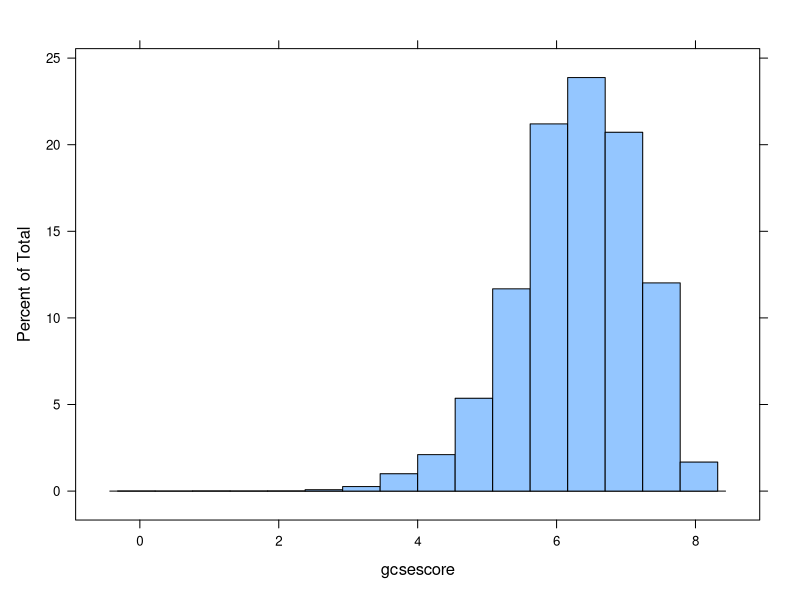
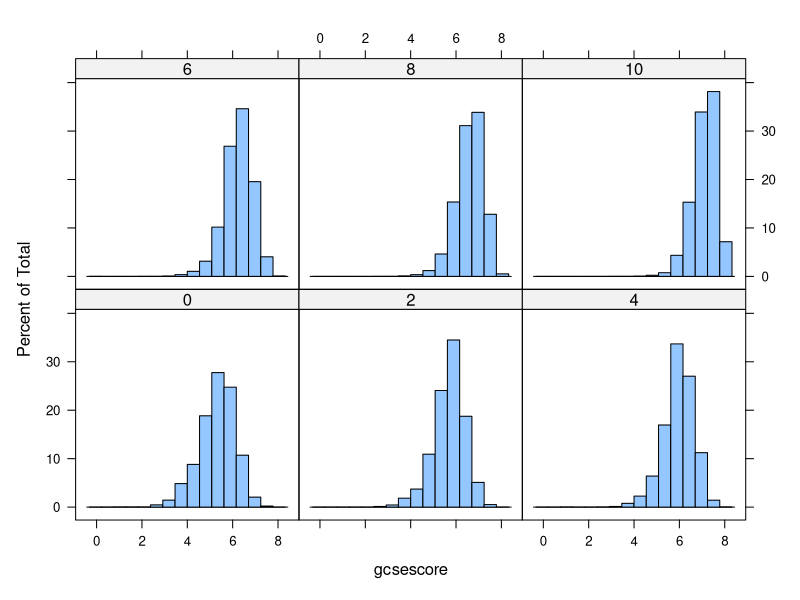
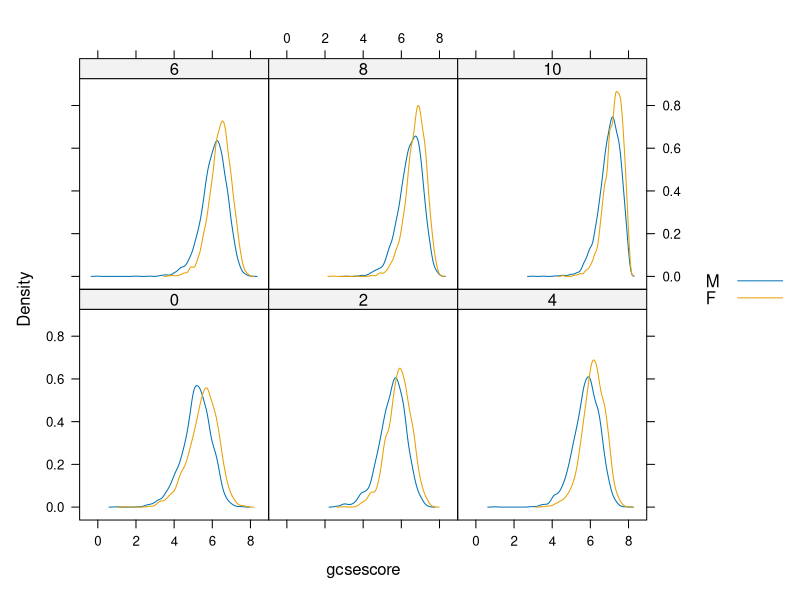
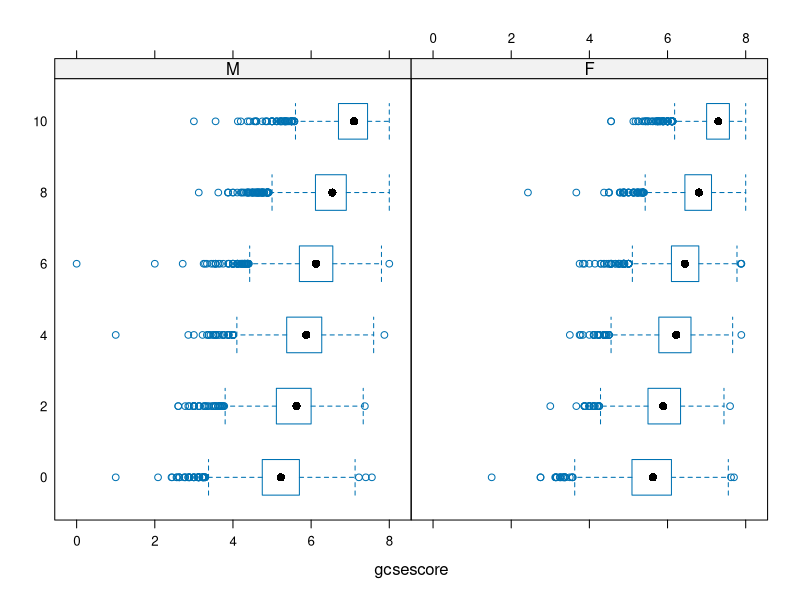
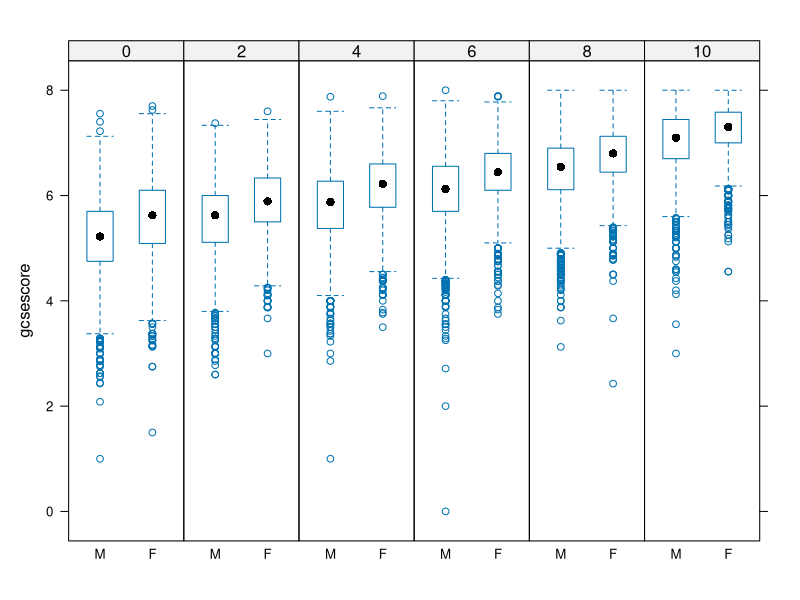
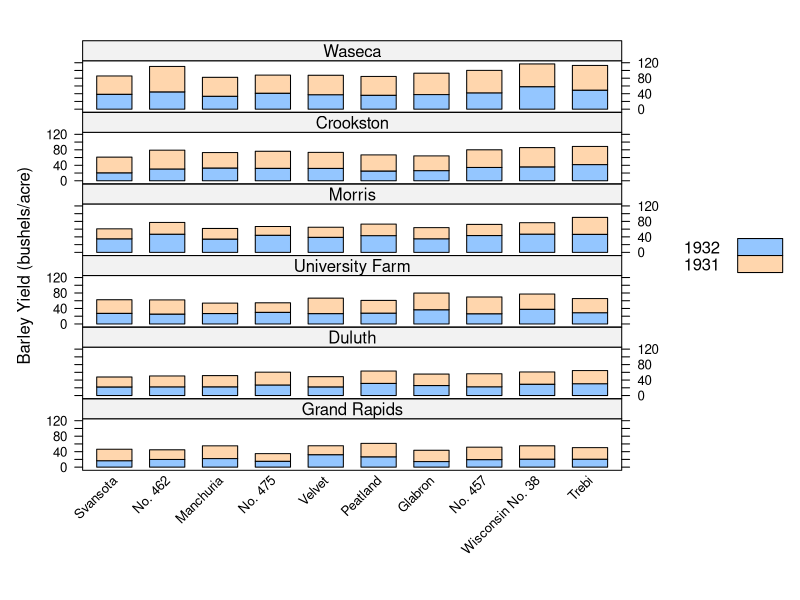
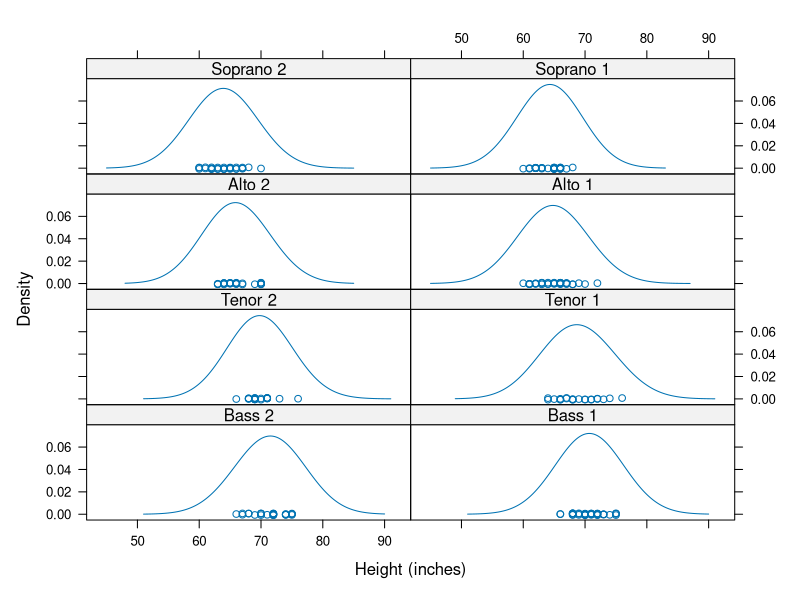
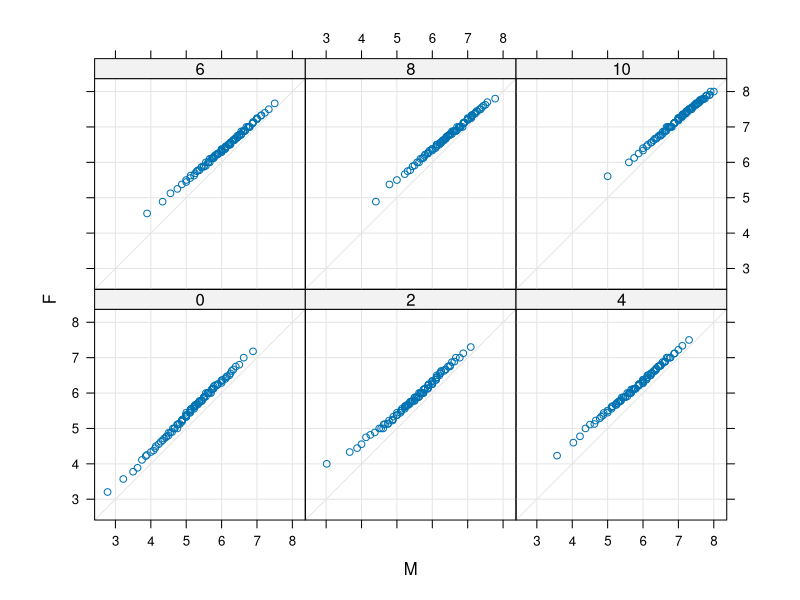

The R source for these figures, in order:
## ---- include=FALSE------------------------------------------------------
knitr::opts_chunk$set(echo = TRUE,message=F,warning = F)

## ----message=F-----------------------------------------------------------
library("lattice");library("mlmRev")
data(Chem97)
histogram(~ gcsescore, data = Chem97)

## ------------------------------------------------------------------------
  histogram(~ gcsescore | factor(score),data = Chem97)

## ------------------------------------------------------------------------
densityplot(~ gcsescore | factor(score), Chem97, 
	groups=gender,plot.points=FALSE,auto.key=TRUE)

## ------------------------------------------------------------------------
bwplot(factor(score) ~ gcsescore | gender, Chem97)

## ------------------------------------------------------------------------
bwplot(gcsescore ~ gender | factor(score), Chem97,
 layout = c(6, 1))

## ------------------------------------------------------------------------
barchart(yield ~ variety | site, data = barley,
         groups = year, layout = c(1,6), stack = TRUE,
         auto.key = list(space = "right"),
         ylab = "Barley Yield (bushels/acre)",
         scales = list(x = list(rot = 45)))

## ------------------------------------------------------------------------
densityplot( ~ height | voice.part, data = singer, layout = c(2, 4),  
            xlab = "Height (inches)", bw = 5)

## ------------------------------------------------------------------------
qq(gender ~ gcsescore | factor(score), Chem97,
   f.value = ppoints(100), type = c("p", "g"), aspect = 1)

## ------------------------------------------------------------------------
xyplot(Sepal.Length + Sepal.Width ~ Petal.Length + Petal.Width | Species,
       data = iris, scales = "free", layout = c(2, 2),
       auto.key = list(x = .6, y = .7, corner = c(0, 0)))

## ------------------------------------------------------------------------
splom(~iris[1:4], groups = Species, data = iris)

## ------------------------------------------------------------------------
super.sym <- trellis.par.get("superpose.symbol")
splom(~iris[1:4], groups = Species, data = iris,
      panel = panel.superpose,
      key = list(title = "Three Varieties of Iris",
                 columns = 3, 
                 points = list(pch = super.sym$pch[1:3],
                 col = super.sym$col[1:3]),
                 text = list(c("Setosa", "Versicolor", "Virginica"))))

## ------------------------------------------------------------------------
parallelplot(~iris[1:4] | Species, iris)
